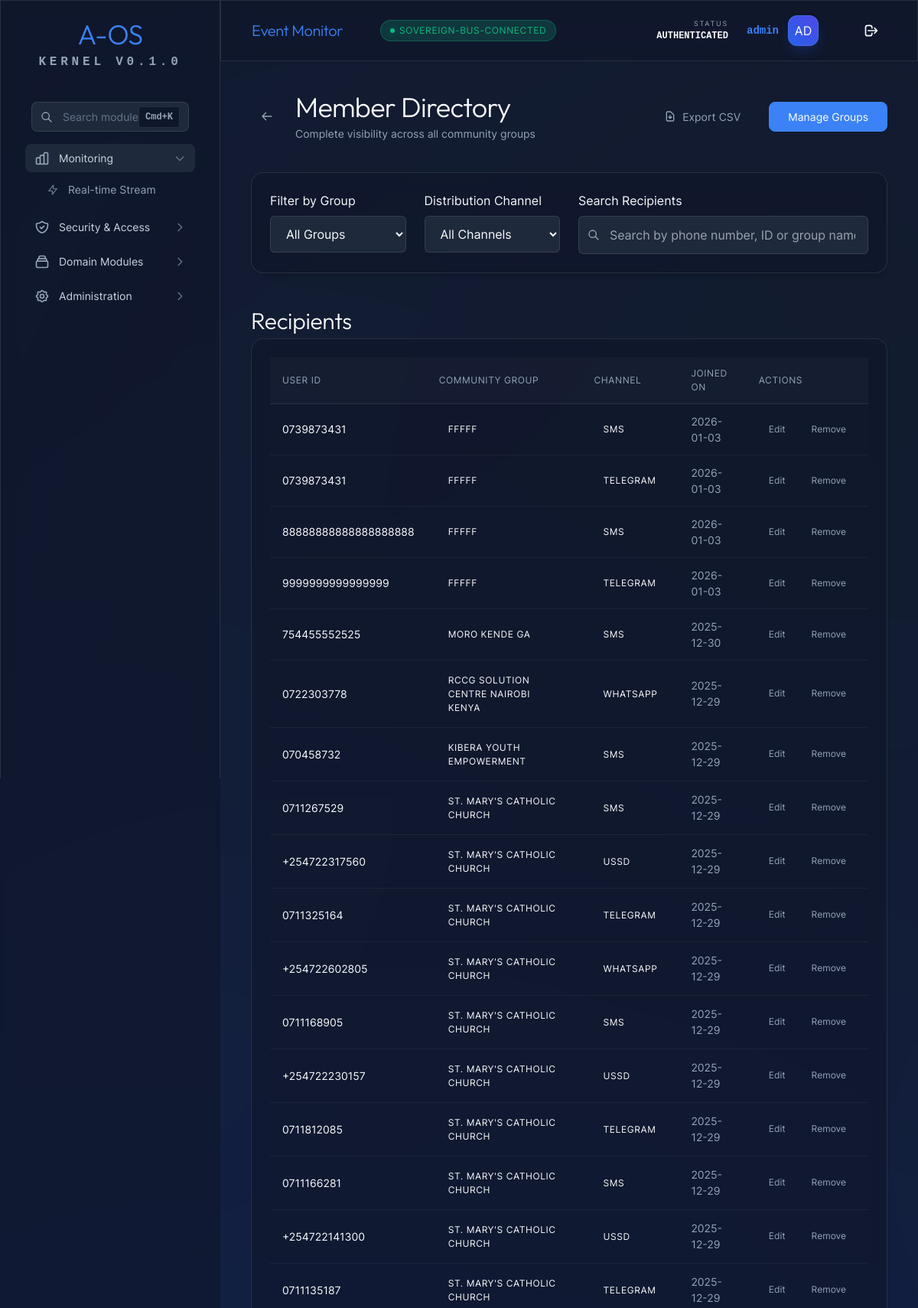
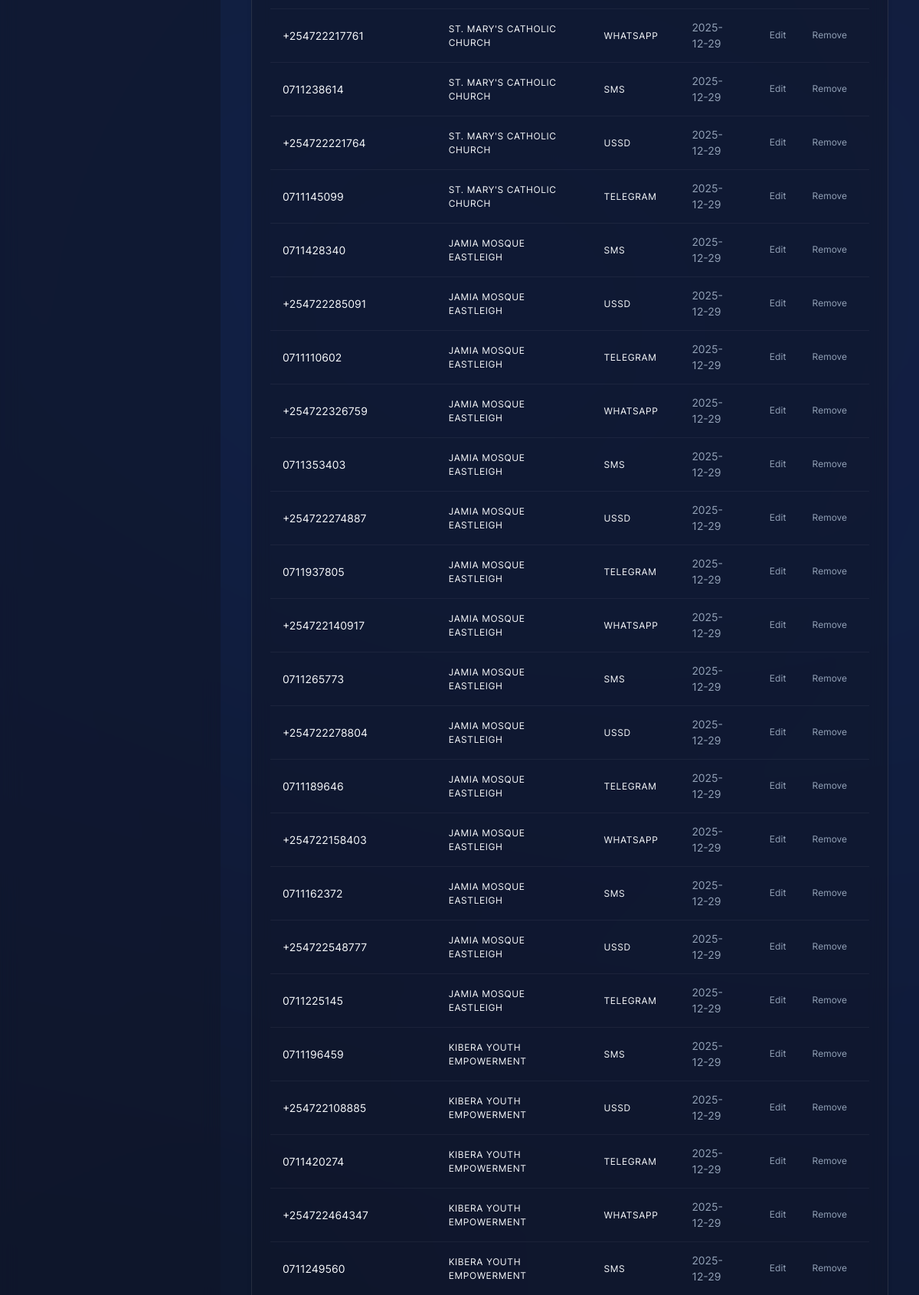
The app's page /community/members (signed in, upper part) with its own data (2 pictures, top to bottom).
### tables this page shows
CREATE TABLE community_members (
        id TEXT PRIMARY KEY,
        community_id TEXT NOT NULL,
        user_id TEXT NOT NULL,
        channel TEXT NOT NULL,
        joined_at DATETIME DEFAULT CURRENT_TIMESTAMP,
        active BOOLEAN DEFAULT 1,
        FOREIGN KEY (community_id) REFERENCES community_groups(id),
        UNIQUE(community_id, user_id, channel)
    );

CREATE TABLE community_groups (
        id TEXT PRIMARY KEY,
        name TEXT NOT NULL,
        description TEXT,
        group_type TEXT,
        tags TEXT DEFAULT '[]', -- JSON list
        location TEXT,
        admin_id TEXT,
        trust_level TEXT DEFAULT 'local',
        preferred_channels TEXT DEFAULT 'ussd,sms',
        active BOOLEAN DEFAULT 1,
        created_at DATETIME DEFAULT CURRENT_TIMESTAMP
    , invite_slug TEXT, community_code TEXT, code_active BOOLEAN DEFAULT 0);

### aos/api/routers/community.py (the view)
@router.get("/members", response_class=HTMLResponse)
async def members_dashboard(
    request: Request,
    page: int = 1,
    group_id: str = None,
    channel: str = None,
    search: str = None,
    operator=Depends(get_current_operator)
):
    if operator.get("role") == AosRole.COMMUNITY_ADMIN.value:
        user_comm_id = operator.get("community_id")
        if not group_id:
            return RedirectResponse(
                url=f"/community/members?group_id={user_comm_id}",
                status_code=status.HTTP_303_SEE_OTHER
            )
        if group_id != user_comm_id:
            raise HTTPException(403, "Access denied: You do not manage this community.")
    """Dedicated member management dashboard."""
    data = community_state.module.list_all_members(
        page=page,
        per_page=50,
        group_id=group_id,
        channel=channel,
        search_query=search
    ) if community_state.module else {
        "members": [],
        "total": 0,
        "page": 1,
        "per_page": 50,
        "total_pages": 0
    }
    all_groups = []
    if community_state.module:
        all_groups = [g for g in community_state.module._groups.list_all() if g.active]
    if request.headers.get("hx-request") == "true":
        return templates.TemplateResponse("partials/community_members_table.html", {
            "request": request,
            "members": data["members"],
            "total": data["total"],
            "page": data["page"],
            "total_pages": data["total_pages"]
        })
    return templates.TemplateResponse("community_members.html", {
        "request": request,
        "user": operator,
        "members": data["members"],
        "total": data["total"],
        "page": data["page"],
        "total_pages": data["total_pages"],
        "all_groups": all_groups,
        "current_group": group_id,
        "current_channel": channel,
        "current_search": search
    })

### aos/api/templates/community_members.html (shortened to what this page needs)
{% extends "dashboard.html" %}
{% from "components/atoms/EliteButton.html" import elite_button %}
{% from "components/atoms/Card.html" import card %}
{% from "components/molecules/DataCard.html" import data_card %}
{% from "components/molecules/Pagination.html" import pagination %}
{% block content %}
<header class="mb-10 flex flex-col md:flex-row md:items-center md:justify-between gap-4">
    <div class="flex items-center gap-4">
        <a href="/community" class="aos-btn aos-btn-ghost aos-size-sm group">
            <svg class="w-4 h-4 transition-transform group-hover:-translate-x-1" fill="none" stroke="currentColor"
                viewBox="0 0 24 24">
                <path stroke-linecap="round" stroke-linejoin="round" stroke-width="2" d="M10 19l-7-7m0 0l7-7m-7 7h18">
                </path>
            </svg>
        </a>
        <div>
            <h1 class="aos-h1 mb-1">Member Directory</h1>
            <p class="aos-text-muted aos-text-sm">Complete visibility across all community groups</p>
        </div>
    </div>
    <div class="flex flex-wrap gap-3">
        <button onclick="exportCSV()" class="aos-btn aos-btn-ghost aos-size-md">
            <svg class="w-4 h-4" fill="none" stroke="currentColor" viewBox="0 0 24 24">
                <path stroke-linecap="round" stroke-linejoin="round" stroke-width="2"
                    d="M12 10v6m0 0l-3-3m3 3l3-3m2 8H7a2 2 0 01-2-2V5a2 2 0 012-2h5.586a1 1 0 01.707.293l5.414 5.414a1 1 0 01.293.707V19a2 2 0 01-2 2z">
                </path>
            </svg>
            <span class="aos-btn-text">Export CSV</span>
        </button>
        <a href="/community" class="aos-btn aos-btn-primary aos-size-md">
            <span class="aos-btn-text">Manage Groups</span>
        </a>
    </div>
</header>
{% call card(padding="6", class="mb-8") %}
<div class="grid grid-cols-1 md:grid-cols-4 gap-6">
    <div>
        <label class="aos-label mb-2 block">Filter by Group</label>
        <select name="group_id" class="aos-input" hx-get="/community/members" hx-target="#members-table-container"
            hx-swap="outerHTML" hx-push-url="true" hx-include="[name='channel'], [name='search']">
            <option value="">All Groups</option>
        </select>
    </div>
    <div>
        <label class="aos-label mb-2 block">Distribution Channel</label>
        <select name="channel" class="aos-input" hx-get="/community/members" hx-target="#members-table-container"
            hx-swap="outerHTML" hx-push-url="true" hx-include="[name='group_id'], [name='search']">
            <option value="">All Channels</option>
        </select>
    </div>
    <div class="md:col-span-2">
        <label class="aos-label mb-2 block">Search Recipients</label>
        <div class="relative">
            <input type="text" id="member-search" name="search" class="aos-input pl-10"
                placeholder="Search by phone number, ID or group name..." value="{{ current_search or '' }}"
                hx-get="/community/members" hx-trigger="keyup changed delay:500ms, search"
                hx-target="#members-table-container" hx-swap="outerHTML" hx-indicator="#search-indicator"
                hx-push-url="true" hx-include="[name='group_id'], [name='channel']">
            <div class="absolute inset-y-0 left-0 pl-3 flex items-center pointer-events-none">
            </div>
        </div>
    </div>
</div>
{% endcall %}
<section class="aos-stack-md">
    <div class="flex items-center justify-between">
        <h2 class="aos-h2">Recipients</h2>
    </div>
    <div id="members-table-container">
        {% include "partials/community_members_table.html" %}
    </div>
</section>
{% endblock %}

### aos/api/templates/partials/community_members_table.html (shortened to what this page needs)
{% from "components/atoms/Card.html" import card %}
{% from "components/molecules/Pagination.html" import pagination %}
<div id="members-table-container">
    {% call card(padding="0", class="aos-overflow-hidden") %}
    <table class="aos-table">
        <thead>
            <tr>
                <th>User ID</th>
                <th>Community Group</th>
                <th>Channel</th>
                <th>Joined On</th>
                <th>Actions</th>
            </tr>
        </thead>
        <tbody>
            {% for member in members %}
            <tr>
                <td class="aos-font-mono aos-text-sm font-bold">{{ member.user_id }}</td>
                <td><span class="aos-badge aos-badge-ghost">{{ member.group_name }}</span></td>
                <td>
                    <span
                        class="aos-badge {% if member.channel == 'telegram' %}aos-badge-info{% elif member.channel == 'sms' %}aos-badge-primary{% else %}aos-badge-warning{% endif %}">
                        {{ member.channel|upper }}
                    </span>
                </td>
                <td class="aos-text-sm aos-text-muted">
                    {{ member.joined_at.strftime('%Y-%m-%d') if member.joined_at else 'N/A' }}
                </td>
                <td>
                    <div class="flex items-center gap-2">
                        <button class="aos-btn aos-btn-ghost aos-size-sm"
                            hx-get="/community/members/{{ member.id }}/edit" hx-target="#modal-content"
                            onclick="openModal()">
                            <span class="aos-btn-text">Edit</span>
                        </button>
                        <button class="aos-btn aos-btn-ghost aos-size-sm aos-text-danger hover:aos-bg-danger-fade"
                            hx-delete="/community/{{ member.community_id }}/members/{{ member.user_id }}?channel={{ member.channel }}"
                            data-aos-confirm="Remove recipient '{{ member.user_id }}' from the distribution network?"
                            hx-target="closest tr" hx-swap="outerHTML swap:400ms">
                            <span class="aos-btn-text">Remove</span>
                        </button>
                    </div>
                </td>
            </tr>
            {% else %}
            <tr>
                <td colspan="5" class="aos-text-center aos-py-8 aos-text-muted">
                    No recipients found matching your search criteria.
                </td>
            </tr>
            {% endfor %}
        </tbody>
    </table>
    {% endcall %}
</div>

### aos/api/templates/partials/design_system.html (style rules this page uses)
body { margin: 0; scroll-behavior: smooth; -webkit-font-smoothing: antialiased; background: var(--aos-surface-base); color: var(--aos-neutral-50); font-family: var(--aos-font-sans); }
.aos-h1 { font-family: var(--aos-font-display); font-size: var(--aos-size-4xl); font-weight: 800; letter-spacing: -0.02em; line-height: 1.1; }
.aos-h2 { font-family: var(--aos-font-display); font-size: var(--aos-size-3xl); font-weight: 700; letter-spacing: -0.01em; }
.aos-text-sm { font-size: var(--aos-size-sm); }
.aos-text-muted { color: var(--aos-neutral-400); }
.aos-table { width: 100%; border-collapse: collapse; }
.aos-table thead { background: rgba(255, 255, 255, 0.02); border-bottom: 1px solid var(--aos-surface-border); }
.aos-table th { padding: var(--aos-spacing-3) var(--aos-spacing-4); text-align: left; font-size: var(--aos-size-xs); font-weight: 600; text-transform: uppercase; letter-spacing: 0.05em; color: var(--aos-neutral-400); }
.aos-table td { padding: var(--aos-spacing-3) var(--aos-spacing-4); border-bottom: 1px solid rgba(255, 255, 255, 0.05); }

### aos/api/templates/components/atoms/EliteButton.html (style rules this page uses)
.aos-btn { position: relative; display: inline-flex; align-items: center; justify-content: center; gap: var(--aos-spacing-2); font-weight: var(--aos-weight-semibold); border-radius: var(--aos-radius-lg); border: 1px solid transparent; transition: all var(--aos-duration-base) var(--aos-easing-out); cursor: pointer; font-family: var(--aos-font-sans); white-space: nowrap; }
.aos-size-sm { padding: var(--aos-spacing-1) var(--aos-spacing-3); font-size: var(--aos-size-xs); }
.aos-size-md { padding: var(--aos-spacing-2) var(--aos-spacing-6); font-size: var(--aos-size-sm); }
.aos-btn-primary { background: var(--aos-primary-base); color: var(--aos-primary-text); border-color: var(--aos-primary-base); }
.aos-btn-ghost { background: transparent; color: var(--aos-neutral-400); border-color: transparent; }

### records on screen
community_members: user_id "0739873431", group_name "FFFFF", channel "SMS", joined_at "2026-01-03"
community_members: user_id "0739873431", group_name "FFFFF", channel "TELEGRAM", joined_at "2026-01-03"
community_members: user_id "88888888888888888888", group_name "FFFFF", channel "SMS", joined_at "2026-01-03"
community_members: user_id "9999999999999999", group_name "FFFFF", channel "TELEGRAM", joined_at "2026-01-03"
community_members: user_id "754455552525", group_name "MORO KENDE GA", channel "SMS", joined_at "2025-12-30"
community_members: user_id "0722303778", group_name "RCCG SOLUTION CENTRE NAIROBI KENYA", channel "WHATSAPP", joined_at "2025-12-29"
community_members: user_id "070458732", group_name "KIBERA YOUTH EMPOWERMENT", channel "SMS", joined_at "2025-12-29"
community_members: user_id "0711267529", group_name "ST. MARY'S CATHOLIC CHURCH", channel "SMS", joined_at "2025-12-29"
community_members: user_id "+254722317560", group_name "ST. MARY'S CATHOLIC CHURCH", channel "USSD", joined_at "2025-12-29"
community_members: user_id "0711325164", group_name "ST. MARY'S CATHOLIC CHURCH", channel "TELEGRAM", joined_at "2025-12-29"
community_members: user_id "+254722602805", group_name "ST. MARY'S CATHOLIC CHURCH", channel "WHATSAPP", joined_at "2025-12-29"
community_members: user_id "0711168905", group_name "ST. MARY'S CATHOLIC CHURCH", channel "SMS", joined_at "2025-12-29"
community_members: user_id "+254722230157", group_name "ST. MARY'S CATHOLIC CHURCH", channel "USSD", joined_at "2025-12-29"
community_members: user_id "0711812085", group_name "ST. MARY'S CATHOLIC CHURCH", channel "TELEGRAM", joined_at "2025-12-29"
community_members: user_id "0711166281", group_name "ST. MARY'S CATHOLIC CHURCH", channel "SMS", joined_at "2025-12-29"
community_members: user_id "+254722141300", group_name "ST. MARY'S CATHOLIC CHURCH", channel "USSD", joined_at "2025-12-29"
community_members: user_id "0711135187", group_name "ST. MARY'S CATHOLIC CHURCH", channel "TELEGRAM", joined_at "2025-12-29"
community_members: user_id "+254722217761", group_name "ST. MARY'S CATHOLIC CHURCH", channel "WHATSAPP", joined_at "2025-12-29"
community_members: user_id "0711238614", group_name "ST. MARY'S CATHOLIC CHURCH", channel "SMS", joined_at "2025-12-29"
community_members: user_id "+254722221764", group_name "ST. MARY'S CATHOLIC CHURCH", channel "USSD", joined_at "2025-12-29"
community_members: user_id "0711145099", group_name "ST. MARY'S CATHOLIC CHURCH", channel "TELEGRAM", joined_at "2025-12-29"
community_members: user_id "0711428340", group_name "JAMIA MOSQUE EASTLEIGH", channel "SMS", joined_at "2025-12-29"
community_members: user_id "+254722285091", group_name "JAMIA MOSQUE EASTLEIGH", channel "USSD", joined_at "2025-12-29"
community_members: user_id "0711110602", group_name "JAMIA MOSQUE EASTLEIGH", channel "TELEGRAM", joined_at "2025-12-29"
community_members: user_id "+254722326759", group_name "JAMIA MOSQUE EASTLEIGH", channel "WHATSAPP", joined_at "2025-12-29"
community_members: user_id "0711353403", group_name "JAMIA MOSQUE EASTLEIGH", channel "SMS", joined_at "2025-12-29"
community_members: user_id "+254722274887", group_name "JAMIA MOSQUE EASTLEIGH", channel "USSD", joined_at "2025-12-29"
community_members: user_id "0711937805", group_name "JAMIA MOSQUE EASTLEIGH", channel "TELEGRAM", joined_at "2025-12-29"
community_members: user_id "+254722140917", group_name "JAMIA MOSQUE EASTLEIGH", channel "WHATSAPP", joined_at "2025-12-29"
community_members: user_id "0711265773", group_name "JAMIA MOSQUE EASTLEIGH", channel "SMS", joined_at "2025-12-29"
community_members: user_id "+254722278804", group_name "JAMIA MOSQUE EASTLEIGH", channel "USSD", joined_at "2025-12-29"
community_members: user_id "0711189646", group_name "JAMIA MOSQUE EASTLEIGH", channel "TELEGRAM", joined_at "2025-12-29"
community_members: user_id "+254722158403", group_name "JAMIA MOSQUE EASTLEIGH", channel "WHATSAPP", joined_at "2025-12-29"
community_members: user_id "0711162372", group_name "JAMIA MOSQUE EASTLEIGH", channel "SMS", joined_at "2025-12-29"
community_members: user_id "+254722548777", group_name "JAMIA MOSQUE EASTLEIGH", channel "USSD", joined_at "2025-12-29"
community_members: user_id "0711225145", group_name "JAMIA MOSQUE EASTLEIGH", channel "TELEGRAM", joined_at "2025-12-29"
community_members: user_id "0711196459", group_name "KIBERA YOUTH EMPOWERMENT", channel "SMS", joined_at "2025-12-29"
community_members: user_id "+254722108885", group_name "KIBERA YOUTH EMPOWERMENT", channel "USSD", joined_at "2025-12-29"
community_members: user_id "0711420274", group_name "KIBERA YOUTH EMPOWERMENT", channel "TELEGRAM", joined_at "2025-12-29"
community_members: user_id "+254722464347", group_name "KIBERA YOUTH EMPOWERMENT", channel "WHATSAPP", joined_at "2025-12-29"
community_members: user_id "0711249560", group_name "KIBERA YOUTH EMPOWERMENT", channel "SMS", joined_at "2025-12-29"

### other values on screen
{{ title }} "Monitoring Security & Access Domain Modules Administration"
{{ item.text }} "Real-time Stream"
{{ text }} "SOVEREIGN-BUS-CONNECTED"
{{ user.username }} "admin"
{{ user.username[:2].upper() }} "AD"
